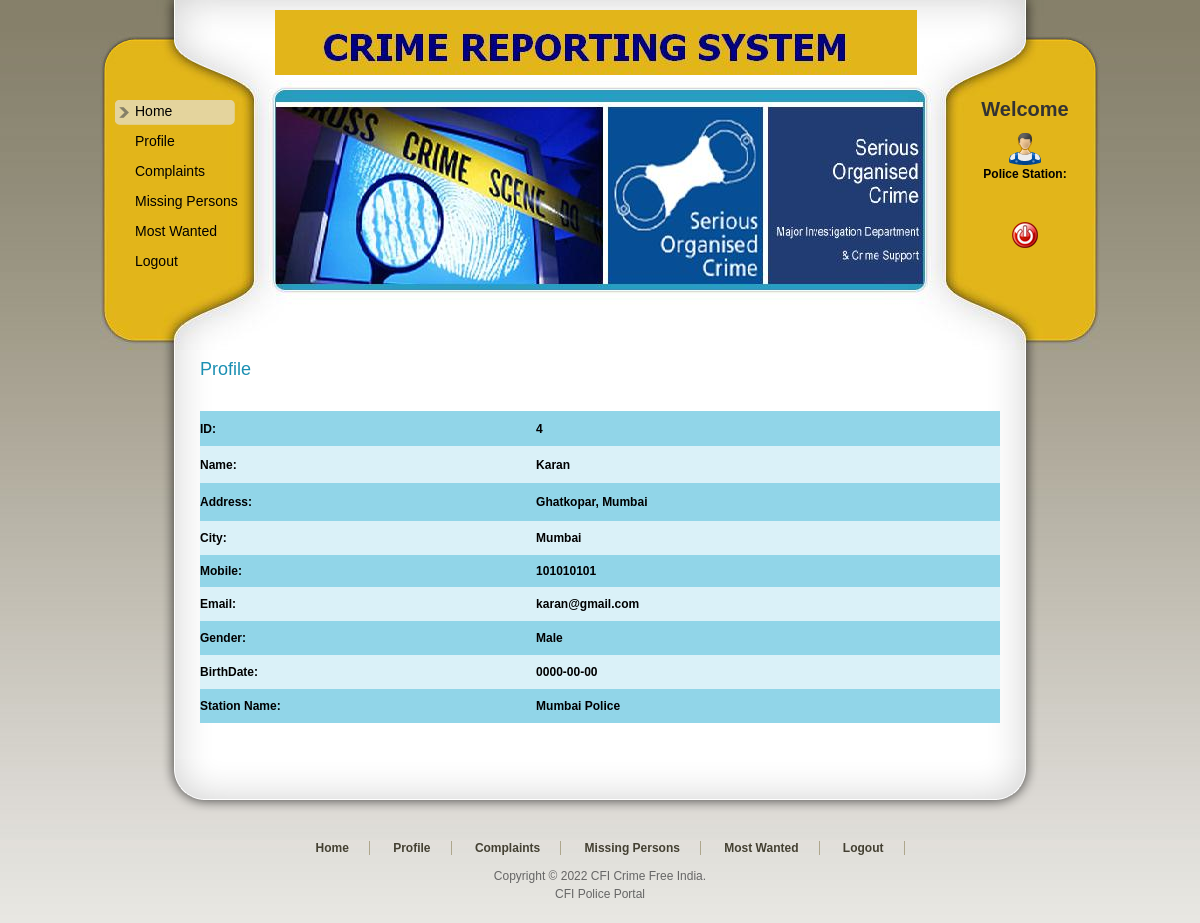
/PoliceStation/ViewDetail.php?UserId=4, run on the app's committed database.
### tables this page shows
CREATE TABLE IF NOT EXISTS `user_tbl` (
  `User_Id` int(11) NOT NULL AUTO_INCREMENT,
  `Name` varchar(20) NOT NULL,
  `Address` varchar(100) NOT NULL,
  `City` varchar(20) NOT NULL,
  `Mobile` int(11) NOT NULL,
  `Email` varchar(20) NOT NULL,
  `Gender` varchar(10) NOT NULL,
  `BirthDate` date NOT NULL,
  `UserName` varchar(20) NOT NULL,
  `Password` varchar(20) NOT NULL,
  `Station_Name` varchar(20) NOT NULL,
  `VerificationProof` varchar(100) NOT NULL,
  PRIMARY KEY (`User_Id`)
);

### PoliceStation/ViewDetail.php (the view, shortened to what this page needs)
<!DOCTYPE html PUBLIC "-//W3C//DTD XHTML 1.0 Transitional//EN" "http://www.w3.org/TR/xhtml1/DTD/xhtml1-transitional.dtd">
<html xmlns="http://www.w3.org/1999/xhtml">
<head>
<link href="templatemo_style.css" rel="stylesheet" type="text/css" />
</head>
<body>
<div id="templatemo_wrapper">
   <?php
   include "Header.php"
   ?>
    <div id="templatemo_content">
    	<div class="section_w800">
           <h2>Profile</h2>
           <p>&nbsp;</p>
             <?php
$con = mysql_connect("localhost","root");
$sql = "select * from user_tbl where User_Id='".$_GET['UserId']."' ";
$result = mysql_query($sql,$con);
while($row = mysql_fetch_array($result))
{
$Id=$row['User_Id'];
$Name=$row['Name'];
$Address=$row['Address'];
$City=$row['City'];
$Email=$row['Email'];
$Mobile=$row['Mobile'];
$Gender=$row['Gender'];
$Birthdate=$row['BirthDate'];
$Station_Name=$row['Station_Name'];
}
			?>
				<table width="100%" height="246" border="0" cellpadding="0" cellspacing="0">
                  <tr>
                    <td height="35" bgcolor="#91D5E8"><span class="style1 style5"><strong>ID:</strong></span></td>
                    <td bgcolor="#91D5E8"><span class="style1 style5"><strong><?php echo $Id;?></strong></span></td>
                  </tr>
                  <tr>
                    <td height="37" bgcolor="#DAF1F8"><span class="style1 style5"><strong>Name:</strong></span></td>
                    <td bgcolor="#DAF1F8"><span class="style1 style5"><strong><?php echo $Name;?></strong></span></td>
                  </tr>
                  <tr>
                    <td height="38" bgcolor="#91D5E8"><span class="style1 style5"><strong>Address:</strong></span></td>
                    <td bgcolor="#91D5E8"><span class="style1 style5"><strong><?php echo $Address;?></strong></span></td>
                  </tr>
                  <tr>
                    <td height="34" bgcolor="#DAF1F8"><span class="style1 style5"><strong>City:</strong></span></td>
                    <td bgcolor="#DAF1F8"><span class="style1 style5"><strong><?php echo $City;?></strong></span></td>
                  </tr>
                  <tr>
                    <td height="32" bgcolor="#91D5E8"><span class="style1 style5"><strong>Mobile:</strong></span></td>
                    <td bgcolor="#91D5E8"><span class="style1 style5"><strong><?php echo $Mobile;?></strong></span></td>
                  </tr>
                  <tr>
                    <td height="34" bgcolor="#DAF1F8"><span class="style1 style5"><strong>Email:</strong></span></td>
                    <td bgcolor="#DAF1F8"><span class="style1 style5"><strong><?php echo $Email;?></strong></span></td>
                  </tr>
                   <tr>
                    <td height="34" bgcolor="#91D5E8"><span class="style1 style5"><strong>Gender:</strong></span></td>
                    <td bgcolor="#91D5E8"><span class="style1 style5"><strong><?php echo $Gender;?></strong></span></td>
                  </tr>
                     <tr>
                    <td height="34" bgcolor="#DAF1F8"><span class="style1 style5"><strong>BirthDate:</strong></span></td>
                    <td bgcolor="#DAF1F8"><span class="style1 style5"><strong><?php echo $Birthdate;?></strong></span></td>
                  </tr>
                      <tr>
                    <td height="34" bgcolor="#91D5E8"><span class="style1 style5"><strong>Station Name:</strong></span></td>
                    <td bgcolor="#91D5E8"><span class="style1 style5"><strong><?php echo $Station_Name;?></strong></span></td>
                  </tr>
                  <tr>
                    <td>&nbsp;</td>
                    <td>&nbsp;</td>
                  </tr>
                  <tr>
                    <td>&nbsp;</td>
                    <td>&nbsp;</td>
                  </tr>
                </table>
        </div>
    </div>
   <?php
   include "Footer.php";
   ?>
</div>
</body>
</html>

### PoliceStation/templatemo_style.css (style rules this page uses)
body { margin: 0; padding: 0; line-height: 1.5em; font-family: Arial, Helvetica, sans-serif; font-size: 12px; color: #666; background: #666 url(images/templatemo_body.jpg) repeat-x top; }
p { margin: 0px; padding: 0px; }
h2 { margin: 0 0 5px 0; padding: 10px 0; font-size: 24px; font-weight: normal; color: #1b8fb2; }
#templatemo_wrapper { width: 1000px; margin: 0 auto; }
#templatemo_content { clear: both; width: 800px; padding: 0 100px; background: url(images/templatemo_content_middle.png) repeat-y center; }
#templatemo_content h2 { font-size: 18px; }
.section_w800 { clear: both; width: 800px; }

### data on the page
user_tbl: User_Id "4", Name "Karan", Address "Ghatkopar, Mumbai", City "Mumbai", Mobile "101010101", Email "karan@gmail.com", Gender "Male", BirthDate "0000-00-00", Station_Name "Mumbai Police"
